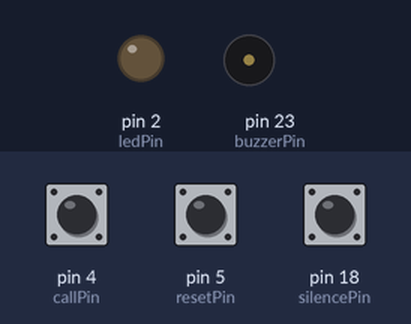
A sketch run on a simulated Arduino Mega 2560, built with avr-gcc and run on an emulated ATmega2560. On the bench: output pins drawn as LEDs (lit = HIGH), buzzer (waves = sounding, pin HIGH). The test bench sets the inputs (shaded band); at power-on: pin 4 (callPin) HIGH, pin 5 (resetPin) HIGH, pin 18 (silencePin) HIGH.

Above: at 1.2 s.
1.3 s: pin 4 (callPin) pulled LOW for 0.15 s
At 2.1 s:
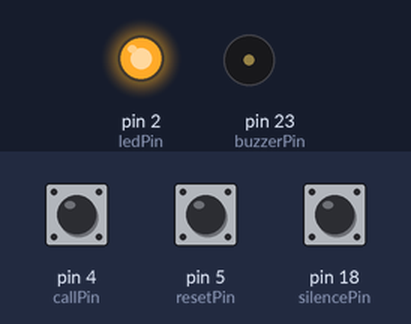
4.4 s: pin 5 (resetPin) pulled LOW for 0.15 s
At 5.6 s:
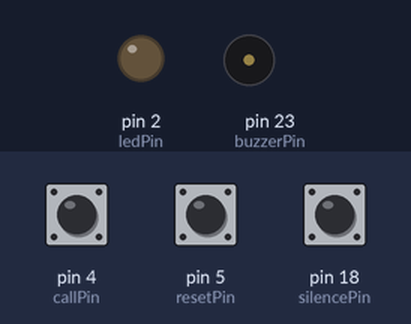
6.0 s: pin 4 (callPin) pulled LOW for 1 s
At 6.4 s:
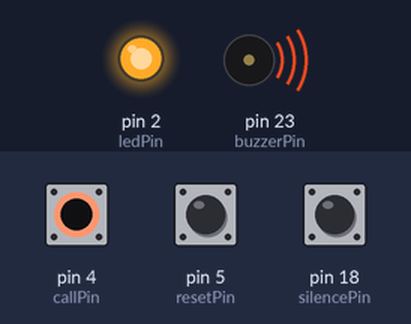
10.0 s: pin 18 (silencePin) pulled LOW for 0.15 s
At 10.9 s:
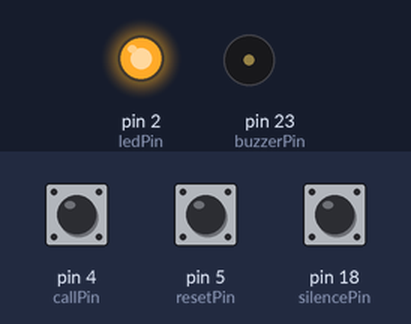
11.6 s: pin 18 (silencePin) pulled LOW for 1 s
At 12.9 s:
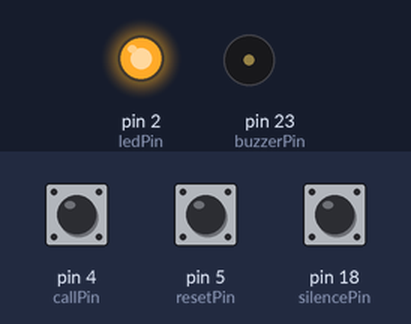
Timing chart, 0 to 16.6 s (numbered marks = the images above; inputs shaded):
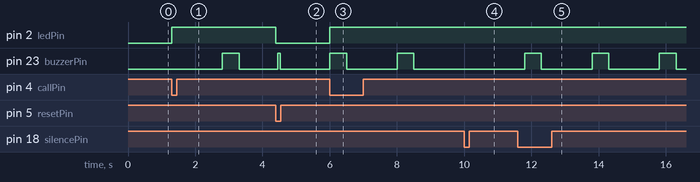

The sketch:

fire_alarm_project_hilo_tone.ino
```cpp
const int callPin = 4;
const int silencePin = 18;
const int resetPin = 5;

const int ledPin = 2;
const int buzzerPin = 23;

bool alarmActive = false;
bool silenced = false;

// button tracking
bool lastCall = HIGH;
bool lastSilence = HIGH;
bool lastReset = HIGH;

// alert tone timing
unsigned long lastToneTime = 0;
int toneStep = 0;

void setup() {
  pinMode(callPin, INPUT_PULLUP);
  pinMode(silencePin, INPUT_PULLUP);
  pinMode(resetPin, INPUT_PULLUP);

  pinMode(ledPin, OUTPUT);
  pinMode(buzzerPin, OUTPUT);

  digitalWrite(ledPin, LOW);
  digitalWrite(buzzerPin, LOW);
}

void loop() {

  bool call = digitalRead(callPin);
  bool silence = digitalRead(silencePin);
  bool reset = digitalRead(resetPin);

  // 🔴 CALL
  if (lastCall == HIGH && call == LOW) {
    alarmActive = true;
    silenced = false;
  }

  // 🔘 SILENCE toggle
  if (lastSilence == HIGH && silence == LOW) {
    if (alarmActive) {
      silenced = !silenced;
    }
    delay(200);
  }

  // 🔄 RESET
  if (lastReset == HIGH && reset == LOW) {

    alarmActive = false;
    silenced = false;

    digitalWrite(ledPin, LOW);
    digitalWrite(buzzerPin, LOW);

    delay(50);

    // chirp
    digitalWrite(buzzerPin, HIGH);
    delay(80);
    digitalWrite(buzzerPin, LOW);
  }

  lastCall = call;
  lastSilence = silence;
  lastReset = reset;

  // 💡 LED
  digitalWrite(ledPin, alarmActive);

  // 🔊 ALERT TONE
  if (alarmActive && !silenced) {

    unsigned long now = millis();

    if (now - lastToneTime > 500) {
      lastToneTime = now;
      toneStep++;

      if (toneStep > 3) toneStep = 0;

      // beep then pause pattern
      if (toneStep == 0) {
        digitalWrite(buzzerPin, HIGH);  // beep
      } else {
        digitalWrite(buzzerPin, LOW);   // silence
      }
    }

  } else {
    digitalWrite(buzzerPin, LOW);
  }
}
```

Measured:
- after the input at 1.3 s, pin 2 (ledPin): LOW → HIGH at once; pin 23 (buzzerPin): LOW → HIGH after 1.5 s, → LOW 0.50 s later
- after the input at 4.4 s, pin 2 (ledPin): HIGH → LOW at once
- after the input at 6.0 s, pin 2 (ledPin): LOW → HIGH at once; pin 23 (buzzerPin): alternates HIGH for 0.50 s and LOW for 1.5 s, starting at once
- after the input at 10.0 s, pin 23 (buzzerPin): stays LOW (without the input it goes to HIGH after 0.01 s)
- after the input at 11.6 s, pin 23 (buzzerPin): alternates HIGH for 0.50 s and LOW for 1.5 s, starting after 0.20 s
